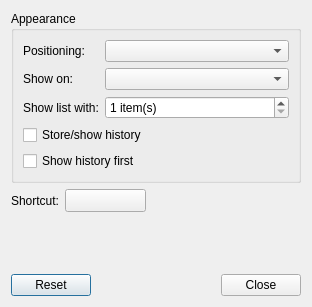
<?xml version="1.0" encoding="UTF-8"?>
<ui version="4.0">
 <class>ConfigureDialog</class>
 <widget class="QDialog" name="ConfigureDialog">
  <property name="geometry">
   <rect>
    <x>0</x>
    <y>0</y>
    <width>312</width>
    <height>307</height>
   </rect>
  </property>
  <property name="windowTitle">
   <string>Runner Settings</string>
  </property>
  <layout class="QGridLayout" name="gridLayout">
   <item row="0" column="0">
    <widget class="QGroupBox" name="groupBox">
     <property name="title">
      <string>Appearance</string>
     </property>
     <layout class="QFormLayout" name="formLayout_2">
      <item row="0" column="0">
       <widget class="QLabel" name="label">
        <property name="text">
         <string>Positioning:</string>
        </property>
       </widget>
      </item>
      <item row="0" column="1">
       <widget class="QComboBox" name="positionCbx"/>
      </item>
      <item row="1" column="0">
       <widget class="QLabel" name="label_2">
        <property name="text">
         <string>Show on:</string>
        </property>
       </widget>
      </item>
      <item row="1" column="1">
       <widget class="QComboBox" name="monitorCbx"/>
      </item>
      <item row="2" column="0">
       <widget class="QLabel" name="label_4">
        <property name="toolTip">
         <string>&lt;b&gt;Note&lt;/b&gt;: The size of top-level widgets are constrained to 2/3 of the desktop's height and width.</string>
        </property>
        <property name="text">
         <string>Show list with:</string>
        </property>
       </widget>
      </item>
      <item row="2" column="1">
       <widget class="QSpinBox" name="listShownItemsSB">
        <property name="suffix">
         <string> item(s)</string>
        </property>
        <property name="minimum">
         <number>1</number>
        </property>
       </widget>
      </item>
      <item row="3" column="0" colspan="2">
       <widget class="QCheckBox" name="historyUseCb">
        <property name="text">
         <string>Store/show history</string>
        </property>
       </widget>
      </item>
      <item row="4" column="0" colspan="2">
       <widget class="QCheckBox" name="historyFirstCb">
        <property name="text">
         <string>Show history first</string>
        </property>
       </widget>
      </item>
     </layout>
    </widget>
   </item>
   <item row="1" column="0">
    <layout class="QHBoxLayout" name="horizontalLayout">
     <item>
      <layout class="QFormLayout" name="formLayout">
       <property name="fieldGrowthPolicy">
        <enum>QFormLayout::ExpandingFieldsGrow</enum>
       </property>
       <item row="0" column="0">
        <widget class="QLabel" name="label_3">
         <property name="text">
          <string>Shortcut:</string>
         </property>
        </widget>
       </item>
       <item row="0" column="1">
        <widget class="ShortcutSelector" name="shortcutEd">
         <property name="minimumSize">
          <size>
           <width>81</width>
           <height>0</height>
          </size>
         </property>
         <property name="text">
          <string/>
         </property>
        </widget>
       </item>
      </layout>
     </item>
     <item>
      <spacer name="horizontalSpacer">
       <property name="orientation">
        <enum>Qt::Horizontal</enum>
       </property>
       <property name="sizeHint" stdset="0">
        <size>
         <width>40</width>
         <height>20</height>
        </size>
       </property>
      </spacer>
     </item>
    </layout>
   </item>
   <item row="2" column="0">
    <spacer name="verticalSpacer">
     <property name="orientation">
      <enum>Qt::Vertical</enum>
     </property>
     <property name="sizeHint" stdset="0">
      <size>
       <width>20</width>
       <height>38</height>
      </size>
     </property>
    </spacer>
   </item>
   <item row="3" column="0">
    <layout class="QHBoxLayout" name="horizontalLayout_2">
     <item>
      <widget class="QDialogButtonBox" name="buttonBox_1">
       <property name="orientation">
        <enum>Qt::Horizontal</enum>
       </property>
       <property name="standardButtons">
        <set>QDialogButtonBox::Reset</set>
       </property>
      </widget>
     </item>
     <item>
      <spacer name="horizontalSpacer_2">
       <property name="orientation">
        <enum>Qt::Horizontal</enum>
       </property>
       <property name="sizeHint" stdset="0">
        <size>
         <width>40</width>
         <height>20</height>
        </size>
       </property>
      </spacer>
     </item>
     <item>
      <spacer name="horizontalSpacer_3">
       <property name="orientation">
        <enum>Qt::Horizontal</enum>
       </property>
       <property name="sizeHint" stdset="0">
        <size>
         <width>40</width>
         <height>20</height>
        </size>
       </property>
      </spacer>
     </item>
     <item>
      <widget class="QDialogButtonBox" name="buttonBox_2">
       <property name="orientation">
        <enum>Qt::Horizontal</enum>
       </property>
       <property name="standardButtons">
        <set>QDialogButtonBox::Close</set>
       </property>
      </widget>
     </item>
    </layout>
   </item>
  </layout>
 </widget>
 <customwidgets>
  <customwidget>
   <class>ShortcutSelector</class>
   <extends>QToolButton</extends>
   <header location="global">LXQtGlobalKeysUi/ShortcutSelector</header>
  </customwidget>
 </customwidgets>
 <resources/>
 <connections>
  <connection>
   <sender>buttonBox_1</sender>
   <signal>accepted()</signal>
   <receiver>ConfigureDialog</receiver>
   <slot>accept()</slot>
   <hints>
    <hint type="sourcelabel">
     <x>248</x>
     <y>254</y>
    </hint>
    <hint type="destinationlabel">
     <x>157</x>
     <y>274</y>
    </hint>
   </hints>
  </connection>
  <connection>
   <sender>buttonBox_1</sender>
   <signal>rejected()</signal>
   <receiver>ConfigureDialog</receiver>
   <slot>reject()</slot>
   <hints>
    <hint type="sourcelabel">
     <x>316</x>
     <y>260</y>
    </hint>
    <hint type="destinationlabel">
     <x>286</x>
     <y>274</y>
    </hint>
   </hints>
  </connection>
  <connection>
   <sender>historyUseCb</sender>
   <signal>toggled(bool)</signal>
   <receiver>historyFirstCb</receiver>
   <slot>setEnabled(bool)</slot>
   <hints>
    <hint type="sourcelabel">
     <x>155</x>
     <y>114</y>
    </hint>
    <hint type="destinationlabel">
     <x>155</x>
     <y>143</y>
    </hint>
   </hints>
  </connection>
 </connections>
</ui>
